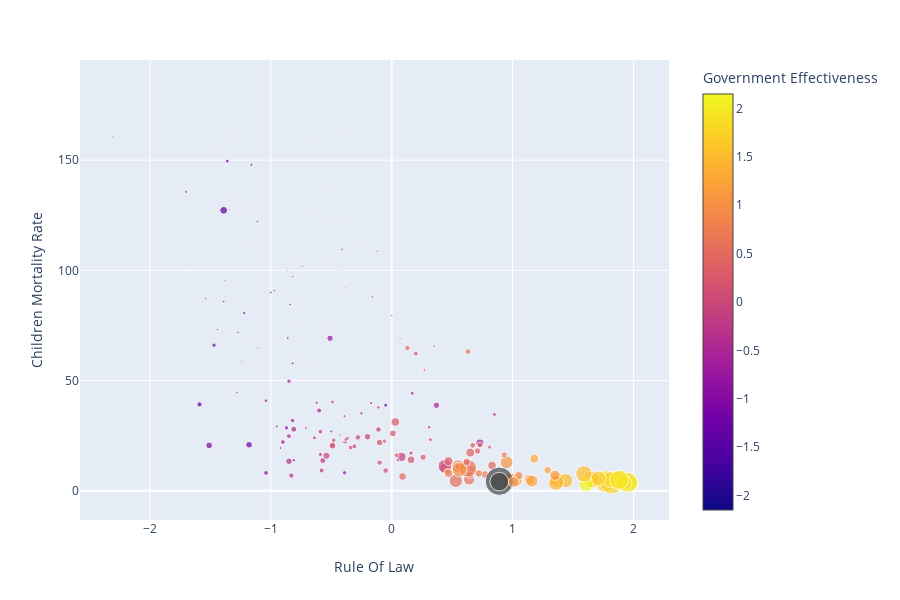

The code cell stored with this chart in its notebook:
### Code cell
scat_rule_law_exp_concorruption = px.scatter(original_df,y="Children Mortality Rate",x="Rule Of Law",  color='Government Effectiveness',
                 size='GDP', hover_data=['Country'])
scat_rule_law_exp_concorruption.show()

### Figure 1 — Plotly figure (JSON) as saved in the notebook; plotly's stock layout.template omitted (floating-point values rounded to 4 significant figures; data arrays with more than 128 entries replaced by an {"elided": "..."} marker saying what was removed)
{"data": [{"customdata": {"elided": "193x1 str values"}, "hoverlabel": {"namelength": 0}, "hovertemplate": "Rule Of Law=%{x}<br>Children Mortality Rate=%{y}<br>GDP=%{marker.size}<br>Country=%{customdata[0]}<br>Government Effectiveness=%{marker.color}", "legendgroup": "", "marker": {"color": {"elided": "193 float values"}, "coloraxis": "coloraxis", "size": {"elided": "193 float values"}, "sizemode": "area", "sizeref": 338.1, "symbol": "circle"}, "mode": "markers", "name": "", "showlegend": false, "type": "scatter", "x": {"elided": "193 float values"}, "xaxis": "x", "y": {"elided": "193 float values"}, "yaxis": "y"}], "layout": {"coloraxis": {"colorbar": {"title": {"text": "Government Effectiveness"}}, "colorscale": [[0, "#0d0887"], [0.1111, "#46039f"], [0.2222, "#7201a8"], [0.3333, "#9c179e"], [0.4444, "#bd3786"], [0.5556, "#d8576b"], [0.6667, "#ed7953"], [0.7778, "#fb9f3a"], [0.8889, "#fdca26"], [1, "#f0f921"]]}, "height": 600, "legend": {"itemsizing": "constant", "tracegroupgap": 0}, "margin": {"t": 60}, "xaxis": {"anchor": "y", "domain": [0, 0.98], "title": {"text": "Rule Of Law"}}, "yaxis": {"anchor": "x", "domain": [0, 1], "title": {"text": "Children Mortality Rate"}}}}
